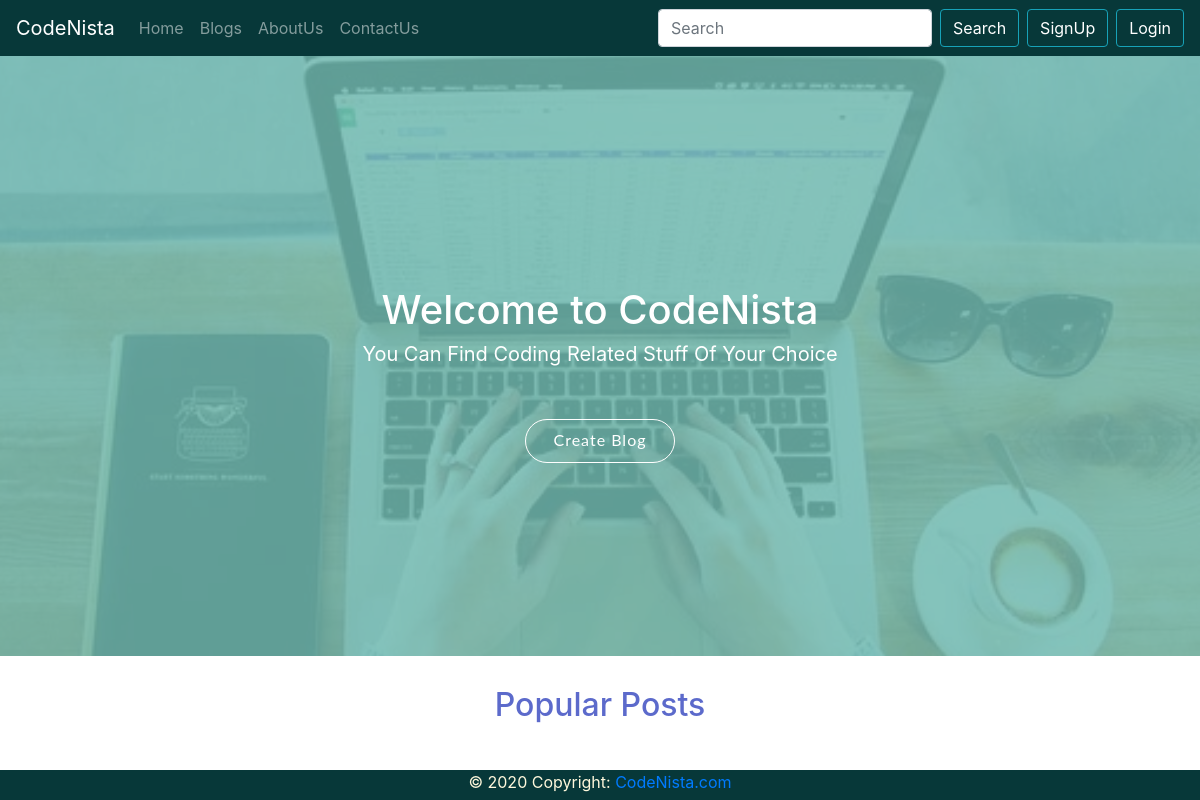
Before: / with the older database file.
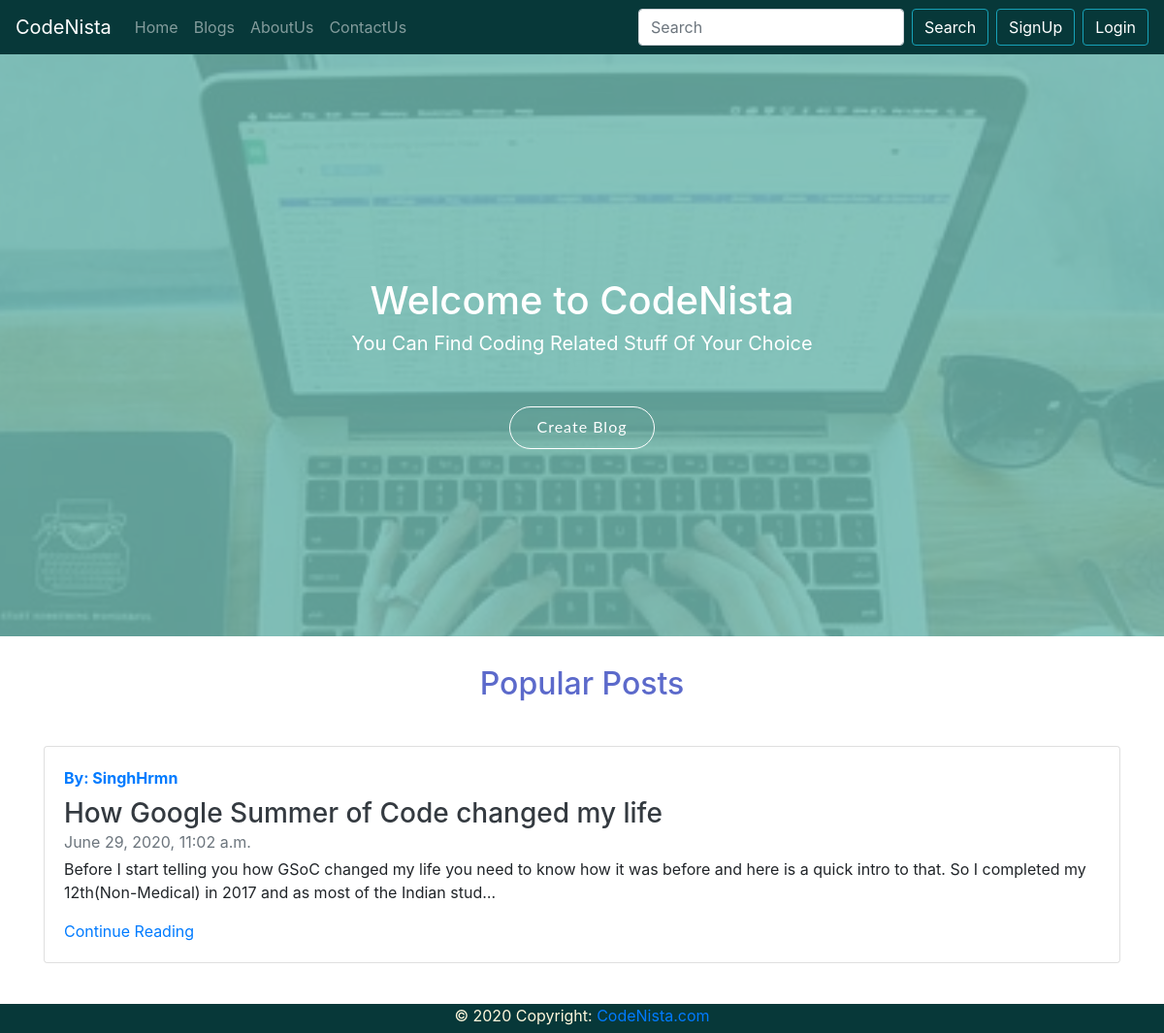
After: the same page with the newer database file.
### blog/models.py (models this page shows, shortened)
class Post(models.Model):
    sno = models.AutoField(primary_key=True)
    title = models.CharField(max_length=255)
    summary = models.CharField(max_length=300)
    content = models.TextField()
    author = models.CharField(max_length=20)
    slug = models.CharField(max_length=500)
    timestamp = models.DateTimeField(default=now,blank=True)

### home/views.py (the view)
# urls.py: 2. Add a URL to urlpatterns:  path('', views.home, name='home')
def home(request):
    topposts = PostView.objects.values('post').annotate(dcount=Count('post'))[0:4]
    list=[]
    for x in topposts:
        post = Post.objects.filter(sno=x['post']).first()
        list.append(post)
    context = {
        'topposts':list
    }
    return render(request,'home/home.html',context)

### templates/home/home.html (shortened to what this page needs)
{% extends 'base.html' %}
{% block body %}
    <section id="hero">
      <div class="hero-container">
        <h1>Welcome to CodeNista</h1>
        <h2 class='lead'> <b>You Can Find Coding Related Stuff Of Your Choice</b> </h2>
        <a href="/blog/createpost" class="btn-get-started scrollto">Create Blog</a>
      </div>
    </section>
    <section style="margin-bottom:-55px; margin-top:110px">
      <div class="container">
        <div class="text-center" style="margin-top:60px;color:#5c6acb">
          <h2>Popular Posts</h2>
        </div>
      </div>
    </section>
<div class="container mb-5" style="margin-top:100px">
    {% for post in topposts %}
    <div class="row mb-2">
        <div class="col-sm">
          <div class="card flex-md-row mb-4 box-shadow h-md-250">
            <div class="card-body d-flex flex-column align-items-start">
              <strong class="d-inline-block mb-2 text-primary">By: {{post.author}}</strong>
              <h3 class="mb-0">
                <a class="text-dark" href="/blog/{{post.slug}}">{{post.title}}</a>
              </h3>
              <div class="mb-1 text-muted">{{post.timestamp}} </div>
              <p class="card-text mb-auto">{{post.content|safe|truncatechars:200}}</p>
              <a href="/blog/{{post.slug}}">Continue Reading</a>
            </div>
          </div>
        </div>
    </div>
    {% endfor %}
</div>
{% endblock body %}

Changed rows visible on the page:
added Post: author "SinghHrmn", title "How Google Summer of Code changed my life", timestamp "June 29, 2020, 11:02 a.m.", content "Before I start telling you how GSoC changed my life you need to know how it was before and here is a quick intro to that. So I completed my 12th(Non-Medical) in 2017 and as most of the Indian stud…"
